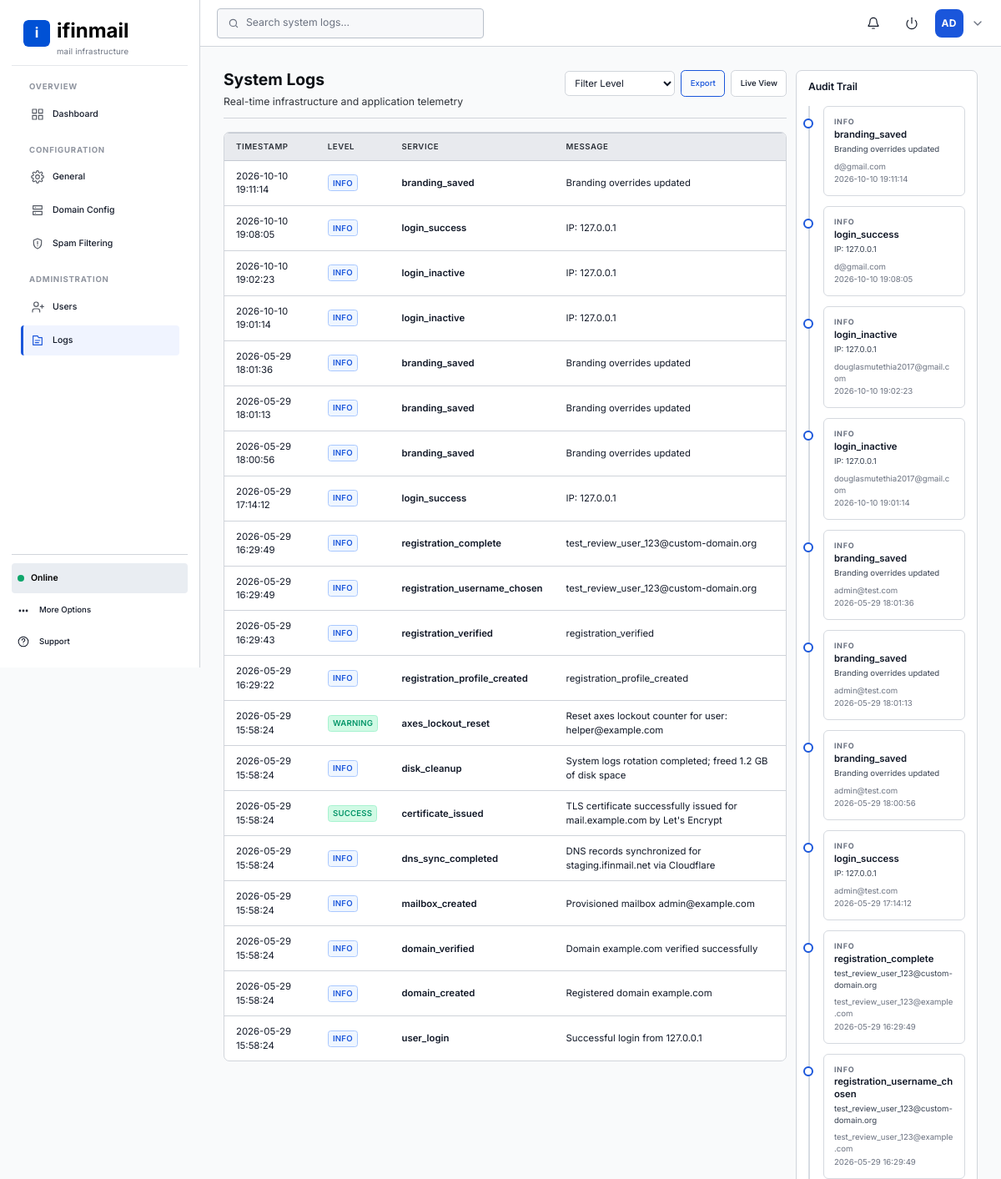
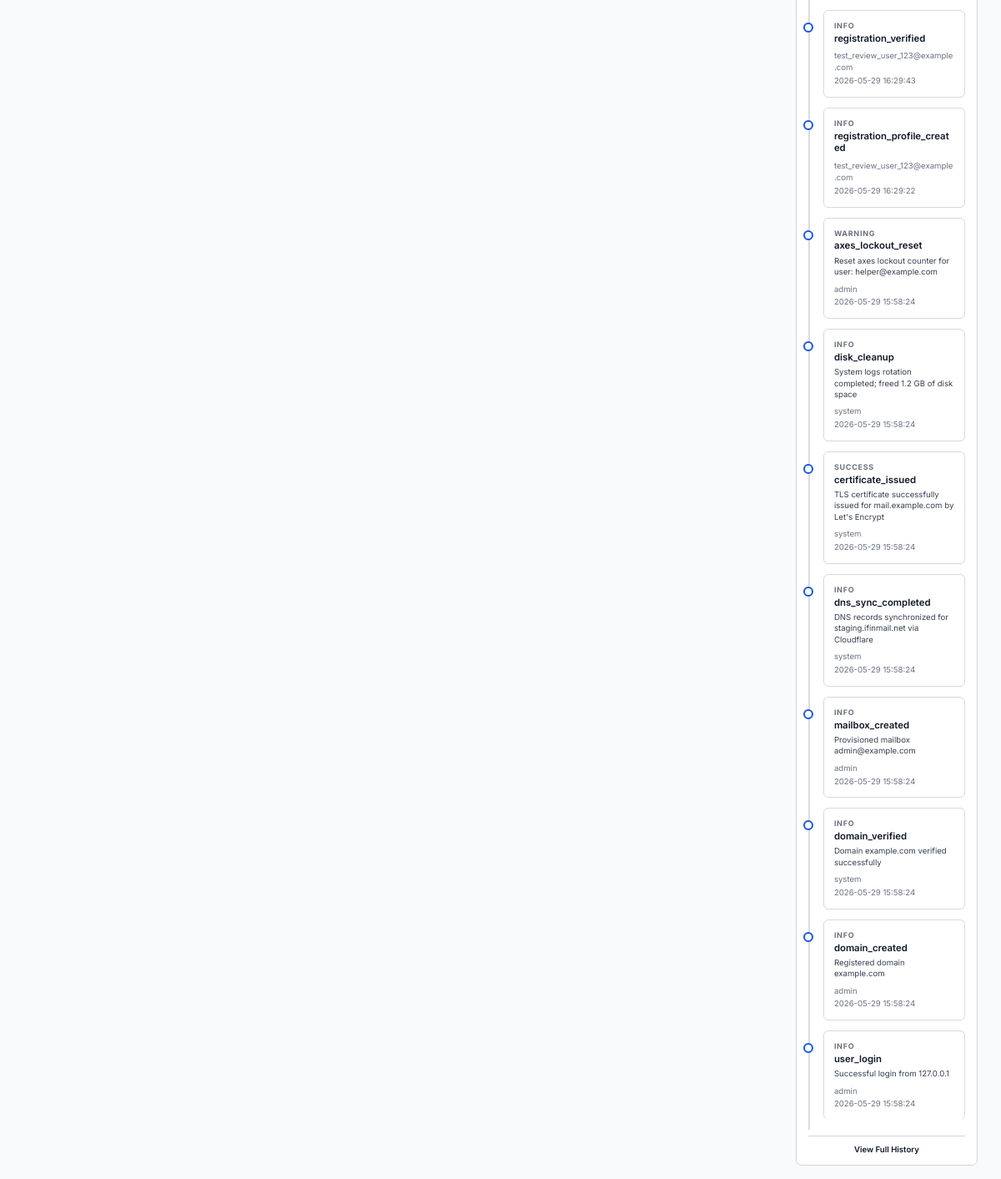
Page /accounts/logs/ (signed in) on the committed database (2 pictures, top to bottom).
### backend/apps/accounts/models/__init__.py (models this page shows, shortened)
class MailUser(AbstractBaseUser):
    id = models.UUIDField(primary_key=True, default=uuid.uuid4, editable=False)
    email = models.CharField(max_length=255, unique=True)
    password_hash = models.CharField(max_length=512, blank=True, null=True)
    is_active = models.BooleanField(default=True)
    is_staff = models.BooleanField(default=False)
    is_superuser = models.BooleanField(default=False)
    created_at = models.DateTimeField(auto_now_add=True)
    objects = MailUserManager()
    USERNAME_FIELD = 'email'
    REQUIRED_FIELDS: list[str] = []
    class Meta:
        managed = False
        db_table = 'users'

### backend/apps/accounts/views/logs.py (the view)
# urls.py: path('logs/', logs, name='logs'),
@login_required
@user_passes_test(_is_staff, login_url='accounts:login')
def logs(request: HttpRequest) -> HttpResponse:
    level = request.GET.get('level', '').strip().upper()
    page = request.GET.get('page', '1')
    try:
        page_num = int(page)
    except (ValueError, TypeError):
        page_num = 1
    log_rows = _admin_log_rows(level=level)
    audit_items = _admin_audit_items(page=page_num, level=level)
    is_mock = len(log_rows) == 0 and len(audit_items) == 0
    return render(
        request,
        'admin/logs.html',
        {
            'active_section': 'logs',
            'header_search_placeholder': 'Search system logs...',
            'log_headers': [_('Timestamp'), _('Level'), _('Service'), _('Message')],
            'log_rows': log_rows,
            'log_empty_message': _('No log data available — telemetry not yet integrated'),
            'audit_items': audit_items,
            'is_mock': is_mock,
            'current_level': level,
            'current_page': page_num,
            'has_more': len(audit_items) >= _AUDIT_PAGE_SIZE,
        },
    )

### backend/apps/accounts/views/auth.py (called while the page is built)
def _is_staff(user: object) -> bool:
    if not user.is_authenticated:
        return False
    try:
        user.refresh_from_db(fields=['is_staff', 'is_superuser', 'is_active'])
    except ObjectDoesNotExist:
        logger.warning('User object disappeared during staff check')
        return False
    if not user.is_active:
        return False
    return user.is_staff or user.is_superuser

### backend/apps/accounts/views/logs.py (called while the page is built)
def _admin_log_rows(level: str = '') -> list[dict[str, str]]:
    events = AuditService.get_recent(50)
    rows = []
    for e in reversed(events):
        severity = e.get('severity', 'info')
        if level and severity.lower() != level.lower():
            continue
        rows.append(
            {
                'timestamp': e.get('time', '').replace('T', ' ')[:19] if e.get('time') else '',
                'level': severity.upper(),
                'service': e.get('action', 'system'),
                'message': e.get('detail', '') or e.get('action', ''),
            }
        )
    return rows

def _admin_audit_items(page: int = 1, level: str = '') -> list[dict[str, str]]:
    events = AuditService.get_recent(200)
    items = []
    for e in reversed(events):
        severity = e.get('severity', 'info')
        if level and severity.lower() != level.lower():
            continue
        items.append(
            {
                'type': severity.upper(),
                'title': e.get('action', 'Event'),
                'body': e.get('detail', ''),
                'actor': e.get('user', 'system'),
                'age': e.get('time', '').replace('T', ' ')[:19] if e.get('time') else '',
            }
        )
    paginator = Paginator(items, _AUDIT_PAGE_SIZE)
    try:
        page_num = min(max(int(page), 1), paginator.num_pages)
    except (ValueError, TypeError):
        page_num = 1
    return list(paginator.get_page(page_num).object_list)

### backend/apps/core/templatetags/static_versioning.py (called while the page is built)
@register.simple_tag
def versioned_css(path: str) -> str:
    url = static(path)
    version = str(getattr(settings, 'CSS_VERSION', '')).strip()
    if not version:
        return url
    separator = '&' if '?' in url else '?'
    return f'{url}{separator}{urlencode({"v": version})}'

### backend/config/branding.py (called while the page is built)
def brand_context(request: object) -> dict[str, object]:
    from django.conf import settings
    brand = getattr(settings, 'BRAND_CONFIG', None)
    if brand is None:
        brand = BrandingConfig()
    return {'brand': brand}

### backend/services/audit.py (called while the page is built, shortened)
    @classmethod
    def get_recent(cls, limit: int = 50) -> list[dict]:
        return cls._events[-limit:]

### frontend/templates/admin/logs.html (shortened to what this page needs)
{% extends "base.html" %}
{% load i18n %}{% load static %}
{% block sidebar_wrapper %}{% include "includes/sidebar.html" %}{% endblock %}
{% block header %}{% include "includes/header.html" %}{% endblock %}
{% block content %}
<section class="ifinmail-admin-content">
    <div class="ifinmail-admin-page">
        <div class="ifinmail-admin-grid">
            <div class="ifinmail-span-9">
                <div class="ifinmail-page-header">
                    <div>
                        <h1 class="ifinmail-page-title">{% trans 'System Logs' %}</h1>
                        <p class="ifinmail-page-subtitle">{% trans 'Real-time infrastructure and application telemetry' %}</p>
                    </div>
                    <div class="ifinmail-page-actions ifinmail-logs-actions">
                        <select id="log-level-filter" class="ifinmail-input ifinmail-input--compact" data-action="filter-level">
                            <option value="">{% trans 'Filter Level' %}</option>
                        </select>
                        <a class="ifinmail-btn ifinmail-btn--sm ifinmail-btn--outline" href="{% url 'accounts:logs_export' %}{% if current_level %}?level={{ current_level }}{% endif %}">{% trans 'Export' %}</a>
                        <button class="ifinmail-btn ifinmail-btn--sm" type="button" id="live-toggle" data-action="live-logs" data-url="{% url 'accounts:logs_live' %}">{% trans 'Live View' %}</button>
                    </div>
                </div>
                {% include "includes/admin_table.html" with span=None title=None headers=log_headers|default:'' rows=log_rows|default:'' row_template="admin/partials/log_row.html" empty_message=log_empty_message extra_class="ifinmail-logs-table" %}
            </div>
            <aside class="ifinmail-panel ifinmail-audit-panel ifinmail-span-3">
                <h2 class="ifinmail-panel-title">{% trans 'Audit Trail' %}</h2>
                <div class="ifinmail-timeline{% if not audit_items %} ifinmail-timeline--empty{% endif %}">
                    {% for item in audit_items %}
                    <article class="ifinmail-timeline-item">
                        <span class="ifinmail-overline ifinmail-timeline-type">{{ item.type|default:'' }}</span>
                        <strong>{{ item.title|default:'' }}</strong>
                        <p>{{ item.body|default:'' }}</p>
                        <small><span>{{ item.actor|default:'' }}</span><span>{{ item.age|default:'' }}</span></small>
                    </article>
                    {% empty %}
                    <div class="ifinmail-empty-state ifinmail-empty-state--compact">
                        <p>{% trans 'No audit entries yet.' %}</p>
                    </div>
                    {% endfor %}
                </div>
                {% if has_more %}
                <a class="ifinmail-link-strong ifinmail-audit-more" href="{% url 'accounts:logs_full' %}?page={{ current_page|add:'1' }}{% if current_level %}&level={{ current_level }}{% endif %}">{% trans 'View Full History' %}</a>
                {% endif %}
            </aside>
        </div>
    </div>
</section>
{% endblock %}

### frontend/static/css/ifinmail-layout.css (style rules this page uses)
*, *::before, *::after { box-sizing: border-box; }
html { font-size: 14px; }
.ifinmail-body { display: flex; min-height: 100vh; width: 100%; font-family: var(--ifinmail-font-ui); font-size: var(--ifinmail-font-size-body); color: var(--ifinmail-on-surface); background: var(--ifinmail-color-surface-1); -webkit-font-smoothing: antialiased; -moz-osx-font-smoothing: grayscale; }
.ifinmail-admin-brand-icon { width: 32px; height: 32px; border-radius: var(--ifinmail-radius-md); object-fit: contain; }
.ifinmail-admin-content { flex: 1; padding: var(--ifinmail-gutter); overflow-y: auto; background: var(--ifinmail-color-surface-1); }
.ifinmail-admin-page { max-width: var(--ifinmail-container-max-width); margin: 0 auto; width: 100%; }
.ifinmail-page-header { display: flex; align-items: center; justify-content: space-between; gap: var(--ifinmail-space-3); margin-bottom: var(--ifinmail-space-4); padding-bottom: var(--ifinmail-space-3); border-bottom: 1px solid var(--ifinmail-color-border); }
.ifinmail-page-title { font-size: var(--ifinmail-font-size-h2); font-weight: var(--ifinmail-font-weight-semibold); color: var(--ifinmail-color-text-primary); margin: 0; letter-spacing: -0.01em; line-height: 1.3; }
.ifinmail-page-subtitle { font-size: var(--ifinmail-font-size-caption); color: var(--ifinmail-color-text-muted); margin: var(--ifinmail-space-0_5) 0 0; line-height: 1.4; }
.ifinmail-page-actions { display: flex; align-items: center; gap: var(--ifinmail-space-2); flex-shrink: 0; }

### rows in the picture
MailUser: type "INFO", title "login_success", body "IP: 127.0.0.1", actor "admin@test.com", age "2026-05-29 17:14:12"

### other values in the picture
{{ brand.sidebar_logo_svg|safe }} "i"
{{ brand.name }} "ifinmail"
{{ brand.tagline|default:_('Mail Admin') }} "mail infrastructure"
{{ user_initials|default:'AD' }} "AD"
{{ h }} "TIMESTAMP" "LEVEL" "SERVICE" "MESSAGE"
{{ row.timestamp|default:'—' }} "2026-10-10 19:11:14" "2026-10-10 19:08:05" "2026-10-10 19:02:23" "2026-10-10 19:01:14" "2026-05-29 18:01:36" "2026-05-29 18:01:13" "2026-05-29 18:00:56" "2026-05-29 17:14:12" "2026-05-29 16:29:49" "2026-05-29 16:29:49" "2026-05-29 16:29:43" "2026-05-29 16:29:22" "2026-05-29 15:58:24" "2026-05-29 15:58:24" "2026-05-29 15:58:24" "2026-05-29 15:58:24" "2026-05-29 15:58:24" "2026-05-29 15:58:24" "2026-05-29 15:58:24" "2026-05-29 15:58:24"
{{ row.level|default:'—' }} "INFO" "INFO" "INFO" "INFO" "INFO" "INFO" "INFO" "INFO" "INFO" "INFO" "INFO" "INFO" "WARNING" "INFO" "SUCCESS" "INFO" "INFO" "INFO" "INFO" "INFO"
{{ row.service|default:'' }} "branding_saved" "login_success" "login_inactive" "login_inactive" "branding_saved" "branding_saved" "branding_saved" "login_success" "registration_complete" "registration_username_chosen" "registration_verified" "registration_profile_created" "axes_lockout_reset" "disk_cleanup" "certificate_issued" "dns_sync_completed" "mailbox_created" "domain_verified" "domain_created" "user_login"
{{ row.message|default:'' }} "Branding overrides updated" "IP: 127.0.0.1" "IP: 127.0.0.1" "IP: 127.0.0.1" "Branding overrides updated" "Branding overrides updated" "Branding overrides updated" "IP: 127.0.0.1" "test_review_user_123@custom-domain.org" "test_review_user_123@custom-domain.org" "registration_verified" "registration_profile_created" "Reset axes lockout counter for user: helper@example.com" "System logs rotation completed; freed 1.2 GB of disk space" "TLS certificate successfully issued for mail.example.com by Let's Encrypt" "DNS records synchronized for staging.ifinmail.net via Cloudflare" "Provisioned mailbox admin@example.com" "Domain example.com verified successfully" "Registered domain example.com" "Successful login from 127.0.0.1"
{{ item.type|default:'' }} "INFO" "INFO" "INFO" "INFO" "INFO" "INFO" "INFO" "INFO" "INFO" "INFO" "INFO" "WARNING" "INFO" "SUCCESS" "INFO" "INFO" "INFO" "INFO" "INFO"
{{ item.title|default:'' }} "branding_saved" "login_success" "login_inactive" "login_inactive" "branding_saved" "branding_saved" "branding_saved" "registration_complete" "registration_username_chosen" "registration_verified" "registration_profile_created" "axes_lockout_reset" "disk_cleanup" "certificate_issued" "dns_sync_completed" "mailbox_created" "domain_verified" "domain_created" "user_login"
{{ item.body|default:'' }} "Branding overrides updated" "IP: 127.0.0.1" "IP: 127.0.0.1" "IP: 127.0.0.1" "Branding overrides updated" "Branding overrides updated" "Branding overrides updated" "test_review_user_123@custom-domain.org" "test_review_user_123@custom-domain.org" "Reset axes lockout counter for user: helper@example.com" "System logs rotation completed; freed 1.2 GB of disk space" "TLS certificate successfully issued for mail.example.com by Let's Encrypt" "DNS records synchronized for staging.ifinmail.net via Cloudflare" "Provisioned mailbox admin@example.com" "Domain example.com verified successfully" "Registered domain example.com" "Successful login from 127.0.0.1"
{{ item.actor|default:'' }} "d@gmail.com" "d@gmail.com" "douglasmutethia2017@gmail.com" "douglasmutethia2017@gmail.com" "admin@test.com" "admin@test.com" "admin@test.com" "test_review_user_123@example.com" "test_review_user_123@example.com" "test_review_user_123@example.com" "test_review_user_123@example.com" "admin" "system" "system" "system" "admin" "system" "admin" "admin"
{{ item.age|default:'' }} "2026-10-10 19:11:14" "2026-10-10 19:08:05" "2026-10-10 19:02:23" "2026-10-10 19:01:14" "2026-05-29 18:01:36" "2026-05-29 18:01:13" "2026-05-29 18:00:56" "2026-05-29 16:29:49" "2026-05-29 16:29:49" "2026-05-29 16:29:43" "2026-05-29 16:29:22" "2026-05-29 15:58:24" "2026-05-29 15:58:24" "2026-05-29 15:58:24" "2026-05-29 15:58:24" "2026-05-29 15:58:24" "2026-05-29 15:58:24" "2026-05-29 15:58:24" "2026-05-29 15:58:24"
